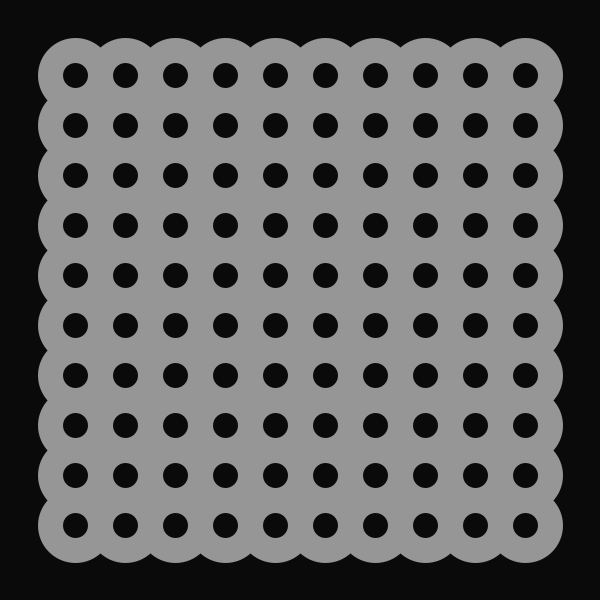
Frame 1 (no input)
Frame 60 (the mouse pressed at the canvas centre just before this capture): identical to frame 1, image omitted
Frame 120 (the mouse held since frame 60 and released just before this capture): identical to frame 1, image omitted

The Processing sketch that drew this single still picture (run headless with seeded random() and noise(); from frame 60 on, the mouse is pressed at the canvas centre):

// Processing sketch: processing_143468
// ── processing_143468.pde

// SOS iDesign
// KU DYNAMIC MEDIA
//Name: KIM chaeyeon
//ID: 201420073


void setup() {
  size(600, 600);
  background(600, 0, 0);
  //  noLoop();
}

void draw() {
  noStroke();
  fill(10); // adds more transparency
  rect(0, 0, width, height);

  // grid filled with ellipses
  for (int i = 75; i < width-25; i = i + 50) {
    for (int j = 75; j < height-25; j = j + 50) {
      stroke(150);
      strokeWeight(25);
      noFill();
      ellipse(i, j, 50, 50);
    }
  }
}
